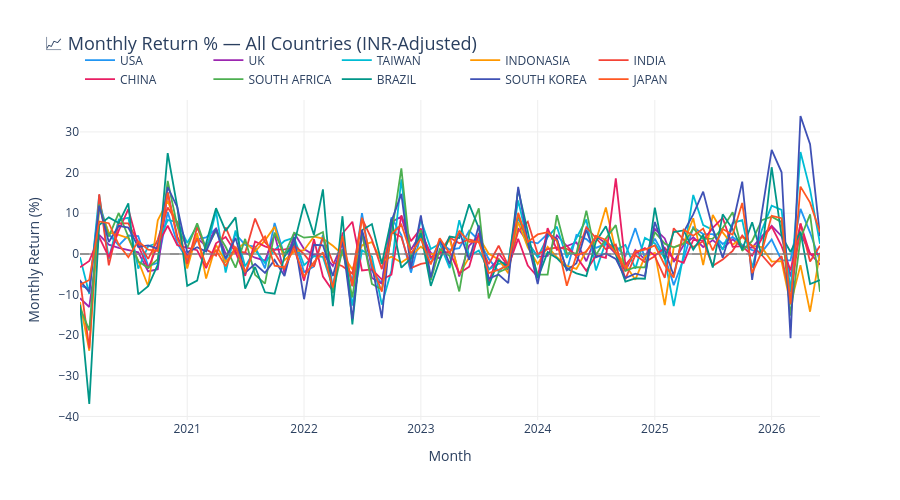

Here is the notebook cell this chart was saved with:
### Markdown cell above
## 7. 📈 Monthly Return % Comparison — All Countries

### Code cell
fig = go.Figure()
for country in COUNTRIES:
    df = combined[country].dropna(subset=['INR_Return_Pct'])
    fig.add_trace(go.Scatter(
        x=df['Month'],
        y=df['INR_Return_Pct'],
        name=country,
        line=dict(color=COUNTRY_COLORS[country], width=1.8),
        mode='lines'
    ))

fig.update_layout(
    title=dict(text='📈 Monthly Return % — All Countries (INR-Adjusted)', font=dict(size=18)),
    xaxis_title='Month',
    yaxis_title='Monthly Return (%)',
    height=500,
    hovermode='x unified',
    legend=dict(orientation='h', yanchor='bottom', y=1.02, xanchor='left', x=0),
    plot_bgcolor='rgba(0,0,0,0)',
    yaxis=dict(gridcolor='#eee', zeroline=True, zerolinecolor='#aaa'),
    xaxis=dict(gridcolor='#eee')
)
fig.add_hline(y=0, line_dash='dash', line_color='gray', opacity=0.5)
fig.show()
